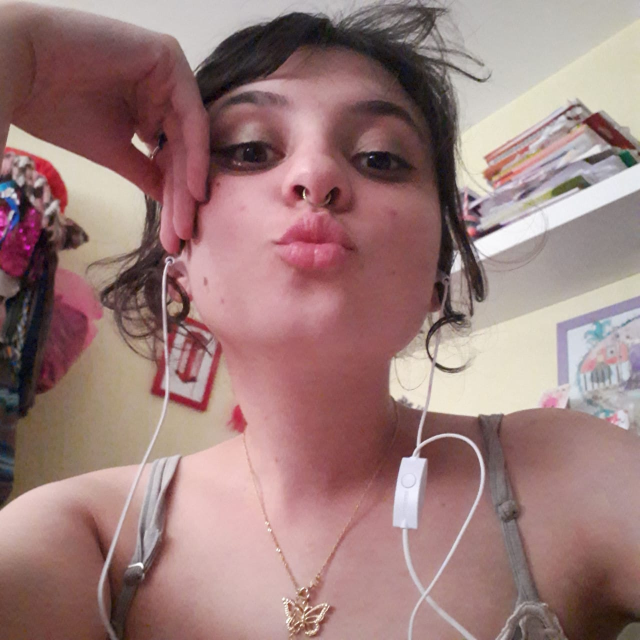
#> input picture Firmware/images/Beijinho.jpeg, 1280 x 1280 px (shown at 1/2 size)
$ python convert_image.py ../../images/Beijinho.jpeg out.png out.png 100 100
#> lines starting #> are read from the running program, lines starting #| are printed output that depends on the picture
#!/usr/bin/env python3
"""
Convert PNG/JPG image to RGB565 raw binary format for ESP32 display.
Resizes to target dimensions and generates C header with embedded image data.

Usage:
    python convert_image.py <input_image> <output_h> <output_bin> <width> <height>
"""

import sys
import struct
from pathlib import Path

def rgb565(r, g, b):
    """Convert RGB888 to RGB565 format (5-6-5 bits)"""
    return ((r & 0xF8) << 8) | ((g & 0xFC) << 3) | (b >> 3)

def convert_image_to_rgb565(input_path, width, height, output_bin, output_h):
    """Convert image to RGB565 binary and generate C header"""
#> called with input_path = '../../images/Beijinho.jpeg', width = 100, height = 100, output_bin = 'out.png', output_h = 'out.png'

    try:
        from PIL import Image
    except ImportError:
        print("ERROR: Pillow library not found. Install with: pip install Pillow")
        sys.exit(1)

    # Open and resize image
    print(f"Reading image: {input_path}")
    img = Image.open(input_path)
#> img is the input picture: PIL image 1280x1280 RGB; mean R, G, B 156.5, 125, 122.9
    print(f"Original size: {img.size[0]}x{img.size[1]}")
#| Original size: 1280x1280

    # Convert to RGB if needed
    if img.mode != 'RGB':
        img = img.convert('RGB')

    # Resize to target dimensions
    img_resized = img.resize((width, height), Image.Resampling.LANCZOS)
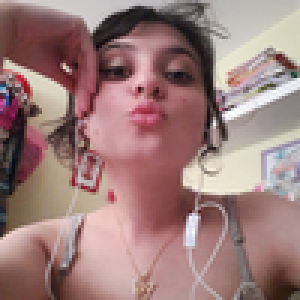
#> img_resized: PIL image 100x100 RGB (shown 3 times larger); mean R, G, B 156.5, 124.9, 122.9
    print(f"Resized to: {width}x{height}")

    # Convert to RGB565
    pixels = img_resized.getdata()
    rgb565_data = bytearray()

    for pixel in pixels:
        r, g, b = pixel
        color = rgb565(r, g, b)
        # Write as little-endian 16-bit (LSB first)
        rgb565_data.append(color & 0xFF)
        rgb565_data.append((color >> 8) & 0xFF)
#> this loop made 10000 passes
#> (r, g, b, color) on passes 1 to 3: (200, 182, 175, 52661), (196, 173, 168, 50549), (190, 168, 164, 48468)

    # Write binary file
    with open(output_bin, 'wb') as f:
        f.write(rgb565_data)
    print(f"Written binary: {output_bin} ({len(rgb565_data)} bytes)")
#| Written binary: out.png (20000 bytes)

    # Generate C header file with image data
    image_name = Path(input_path).stem.upper()

    header_content = f"""// Auto-generated image header
// Generated from: {Path(input_path).name}
// Dimensions: {width}x{height}
// Format: RGB565 (16-bit per pixel)

#ifndef IMAGE_{image_name}_H_
#define IMAGE_{image_name}_H_

#include <stdint.h>

#define IMAGE_{image_name}_WIDTH  {width}
#define IMAGE_{image_name}_HEIGHT {height}
#define IMAGE_{image_name}_SIZE   ({width} * {height} * 2)  // bytes

// Raw RGB565 image data
extern const uint8_t image_{image_name.lower()}_data[];

#endif // IMAGE_{image_name}_H_
"""

    with open(output_h, 'w') as f:
        f.write(header_content)
    print(f"Written header: {output_h}")

    return len(rgb565_data)

if __name__ == '__main__':
    if len(sys.argv) != 6:
        print("Usage: convert_image.py <input_image> <output_h> <output_bin> <width> <height>")
        print("Example: convert_image.py photo.png image.h image.bin 240 320")
        sys.exit(1)

    input_image = sys.argv[1]
    output_h = sys.argv[2]
    output_bin = sys.argv[3]
    width = int(sys.argv[4])
    height = int(sys.argv[5])

    if not Path(input_image).exists():
        print(f"ERROR: Image file not found: {input_image}")
        sys.exit(1)

    convert_image_to_rgb565(input_image, width, height, output_bin, output_h)
    print("Conversion complete!")

$ run again, on Firmware/images/Linda.jpeg
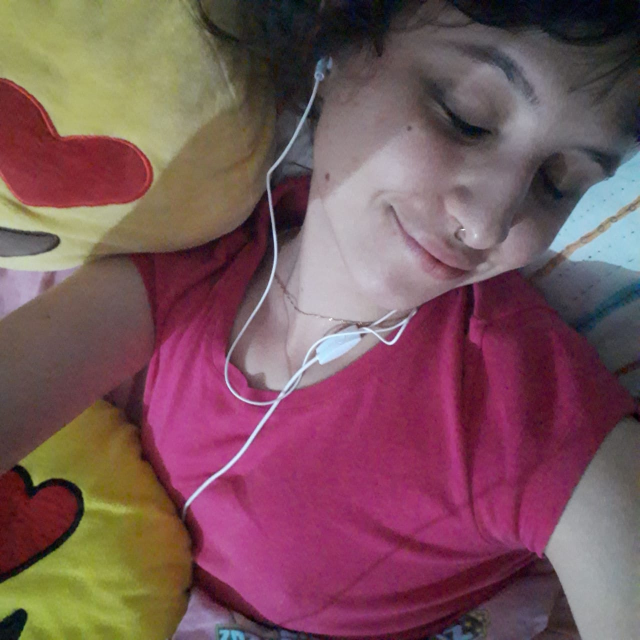
#> input picture Firmware/images/Linda.jpeg, 1280 x 1280 px (shown at 1/2 size)
#> in convert_image_to_rgb565, img is the input picture: PIL image 1280x1280 RGB; mean R, G, B 120.9, 85, 90.7
#| Original size: 1280x1280
#> in convert_image_to_rgb565, `img_resized = img.resize((width, height), Image.Resampling.LANCZOS)`:
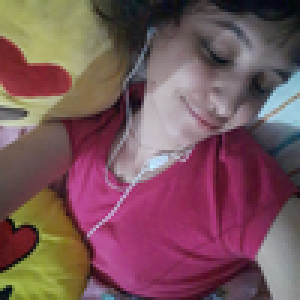
#> img_resized: PIL image 100x100 RGB (shown 3 times larger); mean R, G, B 120.9, 85, 90.7
#> the loop in convert_image_to_rgb565, `for pixel in pixels:` made 10000 passes
#> (r, g, b, color) on passes 1 to 3: (163, 166, 91, 42283), (158, 164, 90, 40235), (154, 159, 94, 40171)
#| Written binary: out.png (20000 bytes)

$ run again, on Firmware/images/LindaDeMais.jpeg
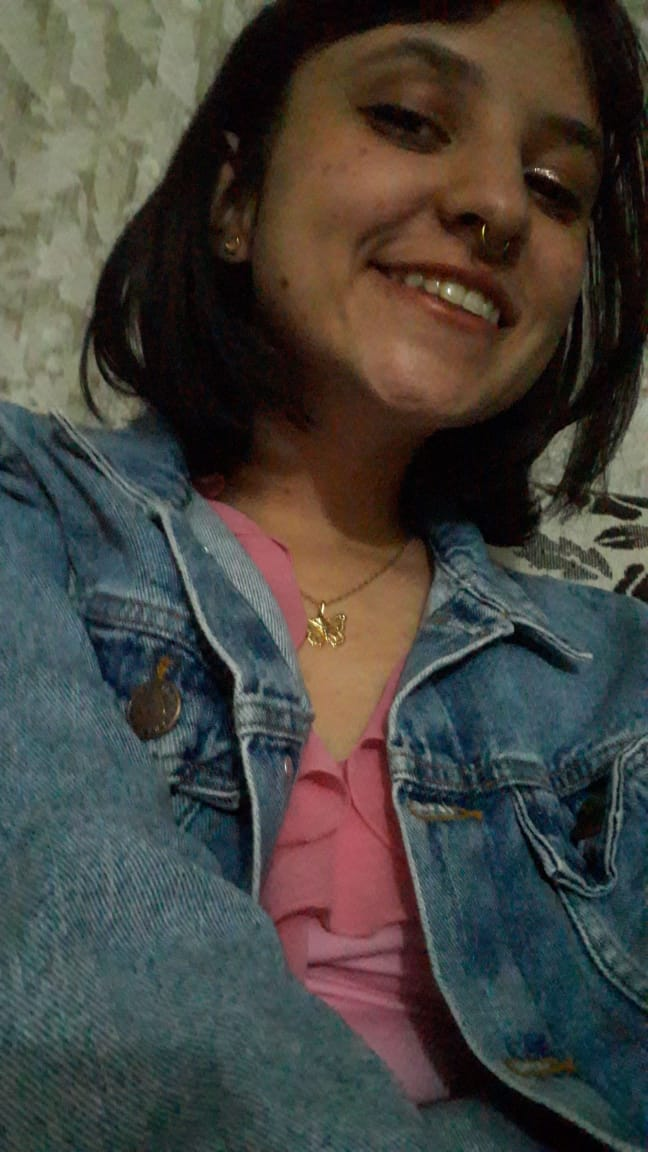
#> input picture Firmware/images/LindaDeMais.jpeg, 648 x 1152 px
#> in convert_image_to_rgb565, img is the input picture: PIL image 648x1152 RGB; mean R, G, B 69.4, 67.7, 62.5
#| Original size: 648x1152
#> in convert_image_to_rgb565, `img_resized = img.resize((width, height), Image.Resampling.LANCZOS)`:
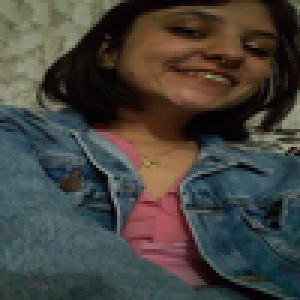
#> img_resized: PIL image 100x100 RGB (shown 3 times larger); mean R, G, B 69.4, 67.7, 62.5
#> the loop in convert_image_to_rgb565, `for pixel in pixels:` made 10000 passes
#> (r, g, b, color) on passes 1 to 3: (128, 131, 110, 33805), (128, 133, 111, 33837), (127, 132, 109, 31789)
#| Written binary: out.png (20000 bytes)

$ run again, on Firmware/images/Linguinha.jpeg
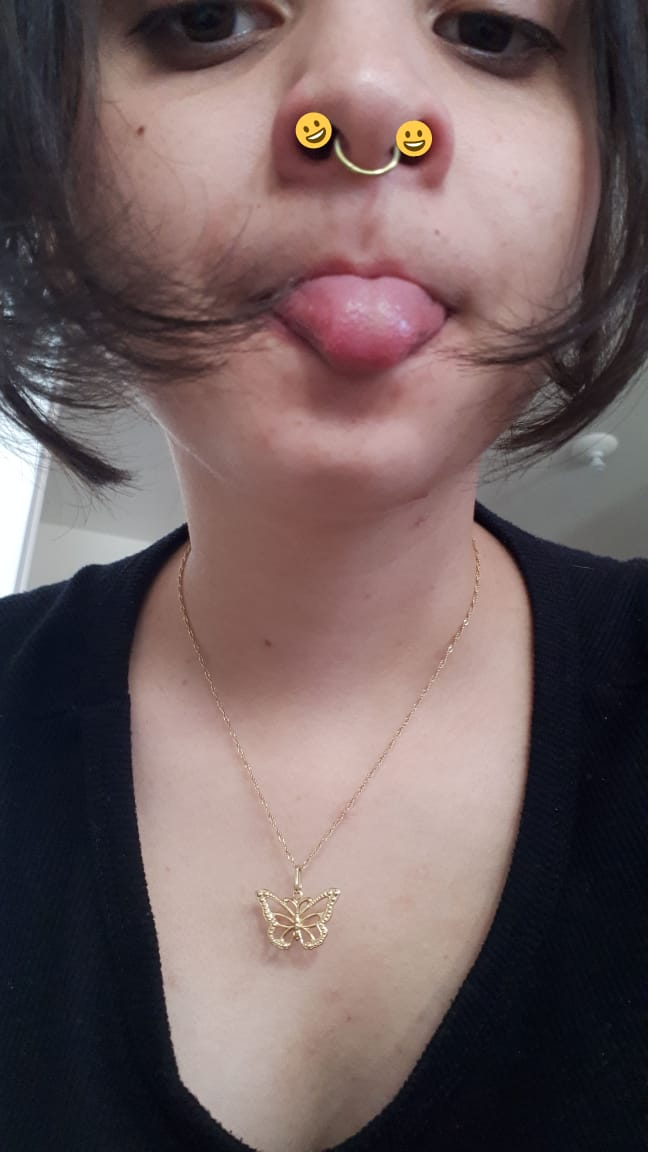
#> input picture Firmware/images/Linguinha.jpeg, 648 x 1152 px
#> in convert_image_to_rgb565, img is the input picture: PIL image 648x1152 RGB; mean R, G, B 111, 93.8, 94.4
#| Original size: 648x1152
#> in convert_image_to_rgb565, `img_resized = img.resize((width, height), Image.Resampling.LANCZOS)`:
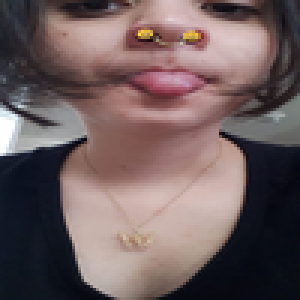
#> img_resized: PIL image 100x100 RGB (shown 3 times larger); mean R, G, B 111, 93.8, 94.4
#> the loop in convert_image_to_rgb565, `for pixel in pixels:` made 10000 passes
#> (r, g, b, color) on passes 1 to 3: (50, 52, 55, 12710), (51, 56, 61, 12743), (41, 46, 53, 10598)
#| Written binary: out.png (20000 bytes)
